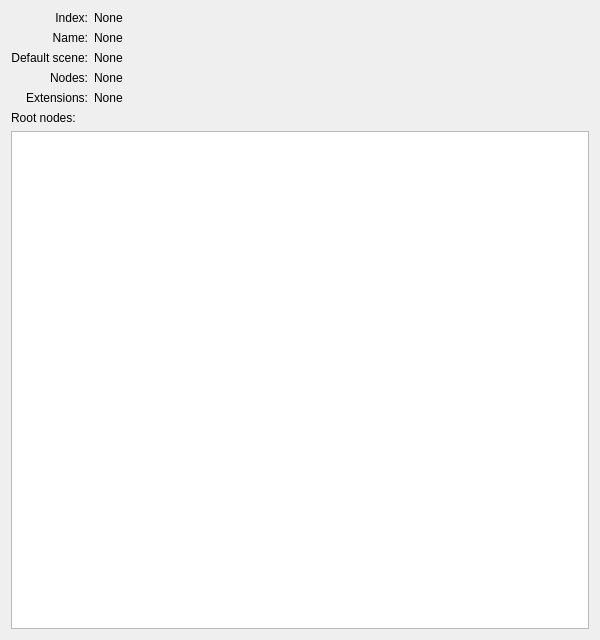
<?xml version="1.0" encoding="UTF-8"?>
<ui version="4.0">
 <class>PageScene</class>
 <widget class="QWidget" name="PageScene">
  <property name="geometry">
   <rect>
    <x>0</x>
    <y>0</y>
    <width>600</width>
    <height>640</height>
   </rect>
  </property>
  <property name="windowTitle">
   <string>Form</string>
  </property>
  <layout class="QGridLayout" name="gridLayout">
   <item row="0" column="0">
    <widget class="QLabel" name="indexLabel">
     <property name="text">
      <string>Index:</string>
     </property>
     <property name="alignment">
      <set>Qt::AlignRight|Qt::AlignTop|Qt::AlignTrailing</set>
     </property>
    </widget>
   </item>
   <item row="0" column="1">
    <widget class="QLabel" name="index">
     <property name="text">
      <string>None</string>
     </property>
    </widget>
   </item>
   <item row="1" column="0">
    <widget class="QLabel" name="nameLabel">
     <property name="text">
      <string>Name:</string>
     </property>
     <property name="alignment">
      <set>Qt::AlignRight|Qt::AlignTop|Qt::AlignTrailing</set>
     </property>
    </widget>
   </item>
   <item row="1" column="1">
    <widget class="QLabel" name="name">
     <property name="sizePolicy">
      <sizepolicy hsizetype="Expanding" vsizetype="Minimum">
       <horstretch>0</horstretch>
       <verstretch>0</verstretch>
      </sizepolicy>
     </property>
     <property name="text">
      <string>None</string>
     </property>
     <property name="wordWrap">
      <bool>true</bool>
     </property>
    </widget>
   </item>
   <item row="2" column="0">
    <widget class="QLabel" name="defaultSceneLabel">
     <property name="text">
      <string>Default scene:</string>
     </property>
     <property name="alignment">
      <set>Qt::AlignRight|Qt::AlignTop|Qt::AlignTrailing</set>
     </property>
    </widget>
   </item>
   <item row="2" column="1">
    <widget class="QLabel" name="defaultScene">
     <property name="text">
      <string>None</string>
     </property>
    </widget>
   </item>
   <item row="3" column="0">
    <widget class="QLabel" name="nodesCountLabel">
     <property name="text">
      <string>Nodes:</string>
     </property>
     <property name="alignment">
      <set>Qt::AlignRight|Qt::AlignTop|Qt::AlignTrailing</set>
     </property>
    </widget>
   </item>
   <item row="3" column="1">
    <widget class="QLabel" name="nodesCount">
     <property name="text">
      <string>None</string>
     </property>
    </widget>
   </item>
   <item row="4" column="0">
    <widget class="QLabel" name="extensionsLabel">
     <property name="text">
      <string>Extensions:</string>
     </property>
     <property name="alignment">
      <set>Qt::AlignRight|Qt::AlignTop|Qt::AlignTrailing</set>
     </property>
    </widget>
   </item>
   <item row="4" column="1">
    <widget class="QLabel" name="extensions">
     <property name="sizePolicy">
      <sizepolicy hsizetype="Expanding" vsizetype="Minimum">
       <horstretch>1</horstretch>
       <verstretch>0</verstretch>
      </sizepolicy>
     </property>
     <property name="text">
      <string>None</string>
     </property>
     <property name="wordWrap">
      <bool>true</bool>
     </property>
    </widget>
   </item>
   <item row="5" column="0" colspan="2">
    <widget class="QLabel" name="rootNodesLabel">
     <property name="text">
      <string>Root nodes:</string>
     </property>
     <property name="alignment">
      <set>Qt::AlignLeft|Qt::AlignTop</set>
     </property>
    </widget>
   </item>
   <item row="6" column="0" colspan="2">
    <widget class="QTableWidget" name="nodes">
     <property name="sizePolicy">
      <sizepolicy hsizetype="Expanding" vsizetype="Expanding">
       <horstretch>0</horstretch>
       <verstretch>1</verstretch>
      </sizepolicy>
     </property>
     <property name="editTriggers">
      <set>QAbstractItemView::NoEditTriggers</set>
     </property>
     <property name="alternatingRowColors">
      <bool>true</bool>
     </property>
     <property name="selectionBehavior">
      <enum>QAbstractItemView::SelectRows</enum>
     </property>
     <property name="wordWrap">
      <bool>false</bool>
     </property>
    </widget>
   </item>
  </layout>
 </widget>
 <resources/>
 <connections/>
</ui>
